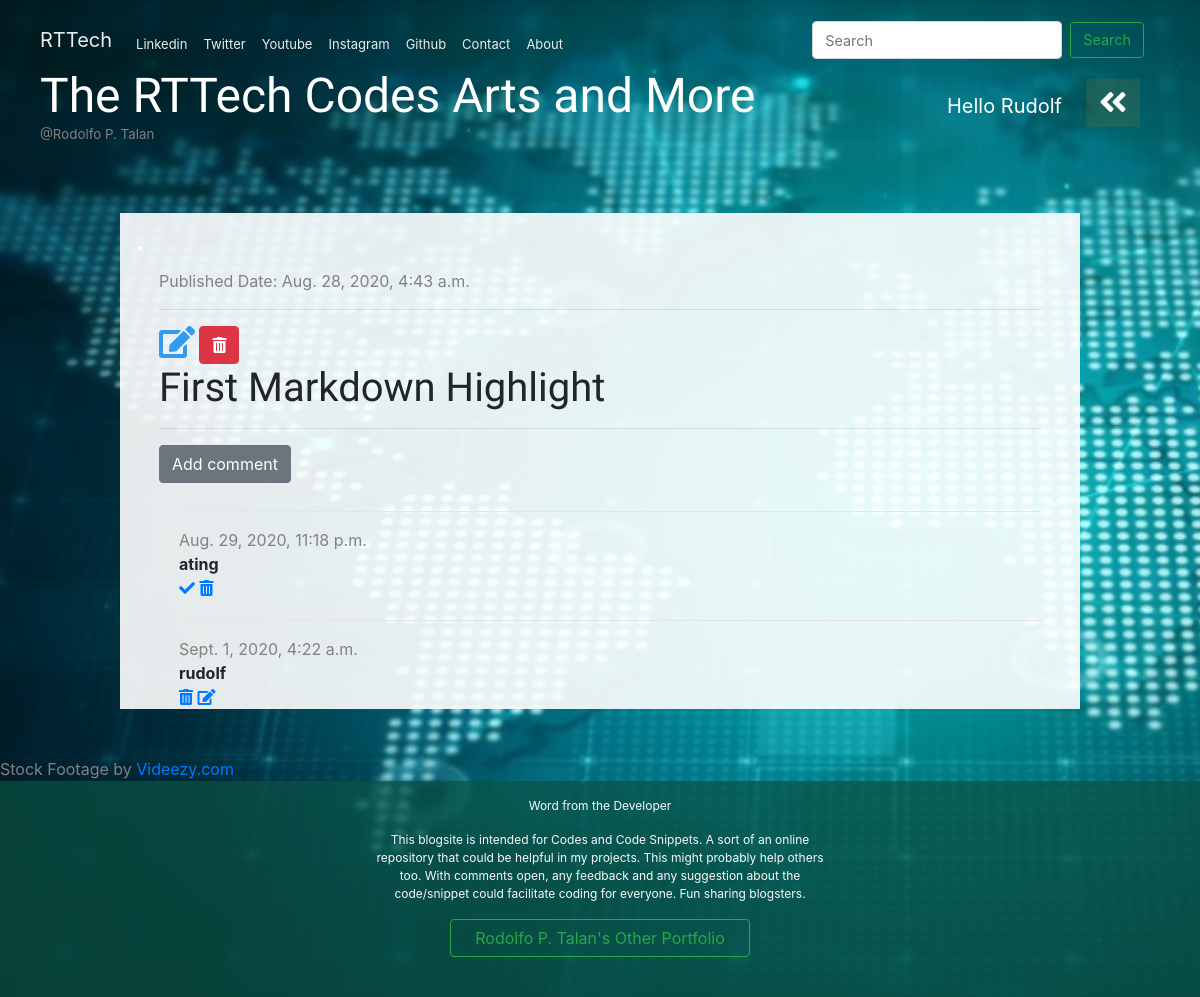
The app's page /post/9/ (signed in) with its own data.
### blog/models.py (models this page shows, shortened)
class Post(models.Model):
    author = models.ForeignKey("auth.User", on_delete= models.CASCADE)
    title = models.CharField(max_length=200)
    text = models.TextField(null=True)
    created_date = models.DateTimeField(default=timezone.now)
    published_date = models.DateTimeField(blank=True, null=True)

class Comment(models.Model):
    post = models.ForeignKey('blog.Post', on_delete=models.CASCADE, related_name='comments')
    author = models.CharField(max_length=200)
    text = models.TextField()
    created_date = models.DateTimeField(default=timezone.now)
    approved = models.BooleanField(default=False)

### blog/views.py (the view)
# urls.py: path('post/<int:pk>/', views.post_detail, name='post_detail'),
def post_detail(request, pk):
    post = get_object_or_404(Post, pk=pk)
    stuff_for_frontend = {'post': post }
    return render(request, 'blog/post_detail.html', stuff_for_frontend)

### blog/templatetags/markdownify.py (called while the page is built)
@register.filter
def markdown(value):
    renderer = HighlightRenderer()
    markdown = mistune.Markdown(renderer=renderer)
    return markdown(value)

### blog/templates/blog/post_detail.html (shortened to what this page needs)
{% extends 'blog/base.html' %}
{% load markdownify %}
{% block content %}
<h1 style="color:white">.</h1>
<div class=" ml-4  mr-4">
      <div class="post">
        {% if post.published_date %}
            <div class="date">
               Published Date: {{ post.published_date }}
            </div>
        {% endif %}
          <hr>
        {% if user.is_authenticated and user.is_superuser or request.user == post.author%}
            <a href="{% url 'post_edit' pk=post.pk %}"><i class="fas fa-edit fa-2x"
                        style="color: #339af0; vertical-align:sub"></i></a>
            <a href="{% url 'post_delete' pk=post.pk %}" class="btn btn-danger"
                onclick="return confirm('Are you sure you want to delete this post?')">
            <i class="fas fa-trash-alt"></i>
            </a>
        {% endif %}
        <h1>{{ post.title }}</h1>
    </div>
    <hr>
    <a href="{% url 'add_comment_to_post' pk=post.pk %}" class="btn btn-secondary mb-2">Add comment</a>
    {% for comment in post.comments.all %}
        {% if user.is_authenticated and comment.approved  or user.is_superuser or  not comment.approved and comment.author == request.user.username %}
            <div class="comment">
                <hr style="background:rgba(255, 255, 255)">
                <div class="date">
                   {{ comment.created_date }}
                </div>
                <strong>{{ comment.author }}</strong><br>
                {% if not comment.approved and user.is_superuser  %}
                    <a href="{% url 'comment_approve' pk=comment.pk %}"><i class="fas fa-check"></i></a>
				{% endif %}
                {% if comment.author == request.user.username or user.is_superuser %}
					<a href="{% url 'comment_remove' pk=comment.pk %}"><i class="fas fa-trash-alt"></i></a>
				{% endif %}
                {% if comment.author == request.user.username %}
					<a href="{% url 'edit_comment_to_post' pk=comment.pk %}"><i class="fas fa-edit"></i></a>
				{% endif %}
			</div>
        {% endif %}
    {% empty %}
        <p>No comments yet...</p>
     <h1 style="color:white">.</h1>
    {% endfor %}
</div>
{% endblock %}

### blog/templates/blog/base.html (shortened to what this page needs)
<!DOCTYPE html>
<html lang="en">
{% load static %}
{% load markdownify %}
<head>
    <link rel="stylesheet" href="https://stackpath.bootstrapcdn.com/bootstrap/4.1.3/css/bootstrap.min.css">
    <link rel="stylesheet" href="{% static 'css/blog.css' %}">
    <link rel="stylesheet" href="{% static 'css/burger.css' %}">
    <link rel="stylesheet" href="https://use.fontawesome.com/releases/v5.2.0/css/all.css">
    <link rel="stylesheet" href="{% static 'css/zenburn.css' %}">
</head>
<body>
<div >
    <div class="page-header">
        <nav class="navbar navbar-expand-lg navbar-light"  style="padding-bottom:0;padding-left:0;background-color:rgbargba(255, 148, 0, 1);font-size:.9rem; margin-top:0 ">
          <a class="navbar-brand" href="#" style="color:#EAEDED">RTTech</a>
          <div class="collapse navbar-collapse" id="navbarSupportedContent" >
            <ul class="navbar-nav mr-auto">
              <li class="nav-item">
                <a class="nav-link" href="https://ca.linkedin.com/in/rodolfo-talan-80a74017" target="_blank" style="font-size:small;padding-bottom:0 ; color:#EAEDED">Linkedin</a>
              </li>
              <li class="nav-item active">
                <a class="nav-link" href="https://twitter.com/RodolfoTalan" target="_blank" style="font-size:small; padding-bottom:0 ;color:#EAEDED">Twitter</a>
              </li>
              <li class="nav-item">
                <a class="nav-link" href="https://www.youtube.com/channel/UC8J7CJK9jrePNu4l1rOfOJw?view_as=subscriber " target="_blank" style="font-size:small;padding-bottom:0  ;color:#EAEDED">Youtube</a>
              </li>
              <li class="nav-item">
                <a class="nav-link" href="https://www.instagram.com/rtalanrtarts/" target="_blank" style="font-size:small; padding-bottom:0 ;color:#EAEDED">Instagram</a>
              </li>
              <li class="nav-item">
                <a class="nav-link" href="https://github.com/rtalan2020" target="_blank" style="font-size:small; padding-bottom:0 ;color:#EAEDED">Github</a>
              </li>
              <li class="nav-item">
                <a class="nav-link" href="{% url 'contact' %}" style="font-size:small;padding-bottom:0 ;color:#EAEDED">Contact</a>
              </li>
              <li class="nav-item">
                <a class="nav-link" href="{% url 'about' %}" style="font-size:small;padding-bottom:0 ; color:#EAEDED">About</a>
              </li>
            </ul>
            <form class="form-inline my-1" method="get" action="{% url 'post_list' %}">
              <input class="form-control mr-sm-2 my-1"  style="font-size:.9rem" name="search"
                   {% if search == null or search == ''  %} placeholder="Search" {% else %} value="{{search}}" {% endif %}
                   id="realSearchValue"
                   type="search"
                   aria-label="Search">
              <button class="btn btn-outline-success my-2 my-sm-0"
                      style="font-size:.9rem" onclick="transfer()" type="submit">Search</button>
            </form>
          </div>
        </nav>
        {% if user.is_authenticated %}
           <div class="dropdown top-menu btn-group dropleft" >
              <button class="btn  dropdown " type="button" role="button"
                      data-toggle="dropdown" style="background: rgba(255, 148, 0, .1); color:white" data-hover="dropdown")>
               <i class="fas fa-angle-double-left fa-2x"></i>
              </button>
            </div>
            <p class="top-menu mt-4 mr-4">Hello {{ user.username|title }}</p>
        {% endif %}
        <h1 class="rttech"><a href="{% url 'post_list' %}"  data-toggle="tooltip" data-placement="top" title="Home">The RTTech Codes Arts and More</a></h1>
        <p style="font-size:smaller; margin-bottom:0; color:grey">@Rodolfo P. Talan</h6>
    </div>
     <div class="container mt-5 mb-5" style="background:rgba(255, 255, 255,.9);" >
                {% block content %}
                {% endblock %}
     </div>
    <div style="color:grey">
        Stock Footage by <a href="http://videezy.com">Videezy.com</a>
    </div>
    <footer class="footer  mt-auto py-3">
      <div class="container text-center mb-4">
        <p class="text-light" style="font-size:12px">Word from the Developer</p>
        <p class="text-light mb-3" style="font-size:12px;width:50%;margin:auto">This blogsite is intended for Codes and Code Snippets. A sort of an online repository that could be helpful
             in my projects. This might probably help others too. With comments open, any feedback and any suggestion about
            the code/snippet could facilitate coding for everyone. Fun sharing blogsters. </p>
        <a class="btn btn-outline-success px-4" href="#" >
          Rodolfo P. Talan's Other Portfolio
        </a>
      </div>
    </footer>
</div>
</body>
</html>

### blog/static/css/blog.css (style rules this page uses)
html,body { width:100vw; height: 100vh; margin: 0; }
.page-header { background-color: rgba(11, 83, 69, .7); margin-top: 0; padding: 5px 40px 20px 40px; }
.page-header h1, .page-header h1 a { color: #ffffff; font-size: 36pt; text-decoration: none; }
h1, h2, h3, h4 { font-family: 'Bree Serif', 'Tangerine', 'Inconsolata', 'Droid Sans', serif; }
.date { color: #828282; }
.post { margin-bottom: 0px; }
.top-menu, .top-menu:hover { color: #ffffff; float: right; font-size: 15pt; margin-right: 20px; margin-top:12px; }
.comment { margin: 20px 0px 20px 20px; }
.container { margin:auto; width:80% }
.rttech { margin-bottom:0; padding-top:0; }
.footer { background-color: rgba(11, 83, 69, 0.7); }
body ul, body ol { line-height: 0; }

### blog/static/css/burger.css (style rules this page uses)
.dropdown { position: relative; display: inline-block; }

### records on screen
Post: published_date "Aug. 28, 2020, 4:43 a.m.", title "First Markdown Highlight"
Comment: created_date "Aug. 29, 2020, 11:18 p.m.", author "ating", approved False (drawn)
Comment: created_date "Sept. 1, 2020, 4:22 a.m.", author "rudolf"

### other values on screen
{{ user.username|title }} "Rudolf"
